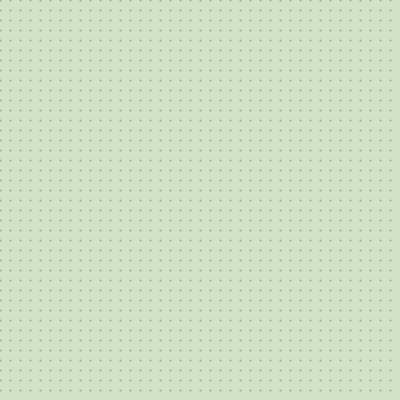
Frame 1 (no input)
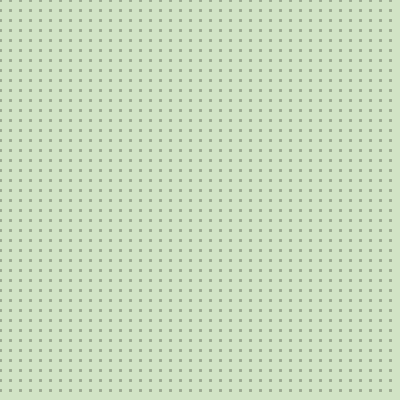
Frame 60 (the mouse pressed at the canvas centre just before this capture)
Frame 120 (the mouse held since frame 60 and released just before this capture): identical to frame 60, image omitted

The Processing sketch that drew these frames (run headless with seeded random() and noise(); from frame 60 on, the mouse is pressed at the canvas centre):

// Processing sketch: processing_91437
// ── processing_91437.pde

//suzanne1, suzanne choi, hw8
//copy rights 2013 suzanne choi. all rights reserved.


// press space bar to see new pattern
// press a to go back to first pattern

int phase, y, dx,dy,dia;
 
void setup ( )
{
  size (400, 400);
  background (209,227,197 );
  phase = 0;
  dia = 20;
  dx = 30;
  dy = 30;
  y = 15;
}
 
void draw ( )
{
  if ( phase == 0 ) 
  {for1 ( );} 
  else if ( phase == 1 ) 
  {while1 ( );
 y=(y+dy) % height;}
}
 
void while1 ( )
{
  int x = 0;
  while (x < width) {
    stroke(255);
    fill (200, random (150),5);
    ellipse (x, y, dia, dia);
x=x+dx;
  }
}
 
void for1 ( )
{ 
  for (int a = 0; a < width; a = a+10) {
  for (int b = 0; b < height; b = b+10) {
  strokeWeight(2);
  stroke(157,170,148);
    point(a, b);
  }
}
}
  
 
void keyPressed ( )
{
  if (key == ' ') {
    phase = 1;
    background (255);}
  if (key == 'a') {
    phase = 0;
    background (209,227,197 );
    
  }
}
